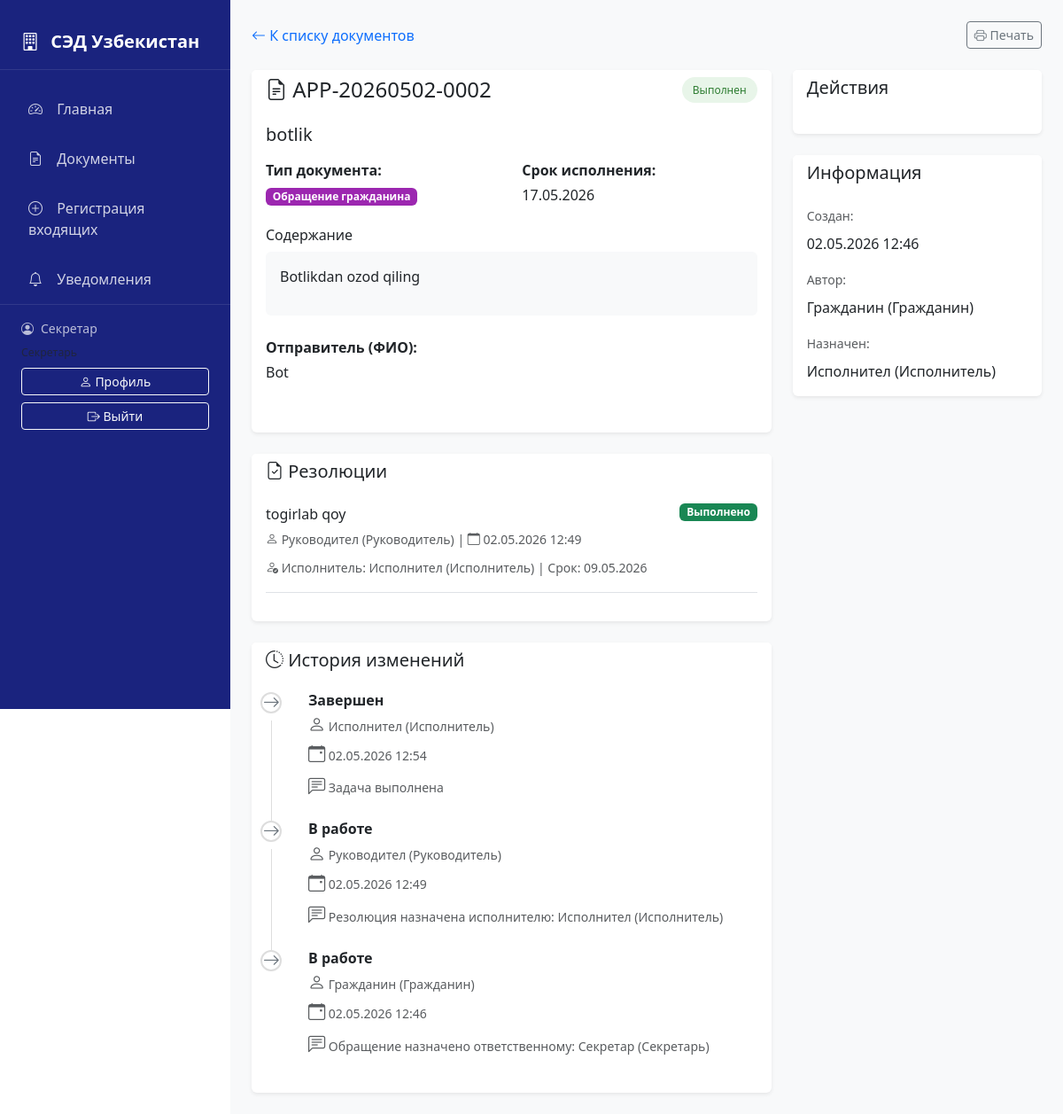
The app's page /documents/15/ (signed in) with its own data.
### documents/models.py (models this page shows, shortened)
class User(AbstractUser):
    ROLE_CHOICES = [
        ('citizen', 'Гражданин'),
        ('secretary', 'Секретарь'),
        ('head', 'Руководитель'),
        ('executor', 'Исполнитель'),
        ('admin', 'Администратор'),
    ]
    role = models.CharField(max_length=20, choices=ROLE_CHOICES, default='citizen')
    full_name = models.CharField(max_length=255, blank=True)
    phone = models.CharField(max_length=20, blank=True)
    department = models.ForeignKey(
        'Department',
        on_delete=models.SET_NULL,
        null=True,
        blank=True,
        related_name='users'
    )
    class Meta:
        verbose_name = 'Пользователь'
        verbose_name_plural = 'Пользователи'
    def __str__(self):
        return f"{self.username} ({self.get_role_display()})"
    def is_head(self):
        return self.role == 'head'
    def is_secretary(self):
        return self.role == 'secretary'
    def is_executor(self):
        return self.role == 'executor'
    def is_admin(self):
        return self.role == 'admin'
    def is_citizen(self):
        return self.role == 'citizen'

class Document(models.Model):
    DOC_TYPE_CHOICES = [
        ('IN', 'Входящий'),
        ('OUT', 'Исходящий'),
        ('INT', 'Внутренний'),
        ('APP', 'Обращение гражданина'),
    ]
    STATUS_CHOICES = [
        ('DRAFT', 'Черновик'),
        ('REGISTERED', 'Зарегистрирован'),
        ('SENT', 'Отправлен'),
        ('RECEIVED', 'Принят'),
        ('RESOLUTION', 'На резолюции'),
        ('IN_PROGRESS', 'В работе'),
        ('DONE', 'Выполнен'),
        ('OVERDUE', 'Просрочен'),
    ]
    reg_number = models.CharField(max_length=50, unique=True, blank=True)
    title = models.CharField(max_length=500)
    doc_type = models.CharField(max_length=10, choices=DOC_TYPE_CHOICES)
    content = models.TextField(blank=True)
    file = models.FileField(upload_to='documents/%Y/%m/', blank=True, null=True)
    status = models.CharField(max_length=20, choices=STATUS_CHOICES, default='DRAFT')
    created_at = models.DateTimeField(auto_now_add=True)
    updated_at = models.DateTimeField(auto_now=True)
    deadline = models.DateField(null=True, blank=True)
    author = models.ForeignKey(
        User,
        on_delete=models.SET_NULL,
        null=True,
        related_name='authored_documents'
    )
    assigned_to = models.ForeignKey(
        User,
        on_delete=models.SET_NULL,
        null=True,
        blank=True,
        related_name='assigned_documents'
    )
    sender_org = models.CharField(max_length=255, blank=True)
    sender_person = models.CharField(max_length=255, blank=True)
    destination_org = models.CharField(max_length=255, blank=True, help_text='Государственное учреждение-получатель')
    destination_department = models.ForeignKey(
        'Department',
        on_delete=models.SET_NULL,
        null=True,
        blank=True,
        related_name='received_documents',
        help_text='Отдел-получатель'
    )
    destination_person = models.ForeignKey(
        User,
        on_delete=models.SET_NULL,
        null=True,
        blank=True,
        related_name='received_appeals',
        help_text='Лицо, ответственное за обработку'
    )
    ACCEPTANCE_STATUS_CHOICES = [
        ('pending', 'В ожидании'),
        ('accepted', 'Принято'),
        ('rejected', 'Отклонено'),
    ]
    acceptance_status = models.CharField(
        max_length=20,
        choices=ACCEPTANCE_STATUS_CHOICES,
        default='pending',
        help_text='Статус приема входящего документа'
    )
    accepted_by = models.ForeignKey(
        User,
        on_delete=models.SET_NULL,
        null=True,
        blank=True,
        related_name='accepted_documents',
        help_text='Пользователь, принявший документ'
    )
    accepted_at = models.DateTimeField(null=True, blank=True)
    rejection_reason = models.TextField(blank=True, help_text='Причина отклонения документа')
    class Meta:
        verbose_name = 'Документ'
        verbose_name_plural = 'Документы'
        ordering = ['-created_at']
    def is_overdue(self):
        if self.deadline and self.status != 'DONE':
            return timezone.now().date() > self.deadline
        return False

class Resolution(models.Model):
    document = models.ForeignKey(
        Document,
        on_delete=models.CASCADE,
        related_name='resolutions'
    )
    author = models.ForeignKey(
        User,
        on_delete=models.SET_NULL,
        null=True,
        related_name='created_resolutions'
    )
    executor = models.ForeignKey(
        User,
        on_delete=models.SET_NULL,
        null=True,
        blank=True,
        related_name='assigned_resolutions'
    )
    text = models.TextField()
    due_date = models.DateField(null=True, blank=True)
    created_at = models.DateTimeField(auto_now_add=True)
    is_completed = models.BooleanField(default=False)
    completion_note = models.TextField(blank=True)
    completed_at = models.DateTimeField(null=True, blank=True)
    is_signed = models.BooleanField(default=False, help_text='Документ подписан ЭЦП')
    signed_by = models.ForeignKey(
        User,
        on_delete=models.SET_NULL,
        null=True,
        blank=True,
        related_name='signed_resolutions',
        help_text='Лицо, подписавшее документ'
    )
    signed_at = models.DateTimeField(null=True, blank=True)
    signature_data = models.TextField(blank=True, help_text='Данные цифровой подписи')
    class Meta:
        verbose_name = 'Резолюция'
        verbose_name_plural = 'Резолюции'
        ordering = ['-created_at']

class DocumentHistory(models.Model):
    ACTION_CHOICES = [
        ('CREATED', 'Создан'),
        ('REGISTERED', 'Зарегистрирован'),
        ('SENT', 'Отправлен'),
        ('RECEIVED', 'Получен'),
        ('ACCEPTED', 'Принят'),
        ('REJECTED', 'Отклонен'),
        ('IN_PROGRESS', 'В работе'),
        ('DONE', 'Завершен'),
    ]
    document = models.ForeignKey(
        Document,
        on_delete=models.CASCADE,
        related_name='history'
    )
    action = models.CharField(max_length=20, choices=ACTION_CHOICES, default='CREATED')
    performed_by = models.ForeignKey(
        User,
        on_delete=models.SET_NULL,
        null=True,
        blank=True,
        related_name='performed_actions'
    )
    notes = models.TextField(blank=True)
    created_at = models.DateTimeField(auto_now_add=True)
    class Meta:
        verbose_name = 'История документа'
        verbose_name_plural = 'История документов'
        ordering = ['-created_at']

### documents/views.py (the view)
# urls.py: path('documents/<int:pk>/', views.document_detail, name='document_detail'),
@login_required
def document_detail(request, pk):
    document = get_object_or_404(Document, pk=pk)
    resolutions = document.resolutions.all()
    history = document.history.all()
    context = {
        'document': document,
        'resolutions': resolutions,
        'history': history,
    }
    return render(request, 'documents/document_detail.html', context)

### templates/documents/document_detail.html (shortened to what this page needs)
{% extends 'base.html' %}
{% block content %}
<div class="mb-4">
  <div class="d-flex justify-content-between align-items-center">
    <a href="{% url 'document_list' %}" class="text-decoration-none">
      <i class="bi bi-arrow-left"></i> К списку документов
    </a>
    <div class="btn-group" role="group">
      <a href="{% url 'document_print' document.pk %}" class="btn btn-sm btn-outline-secondary" title="Печать">
        <i class="bi bi-printer"></i> Печать
      </a>
    </div>
  </div>
</div>
<div class="row">
  <div class="col-lg-8">
    <div class="card border-0 shadow-sm mb-4">
      <div class="card-header bg-white border-0">
        <div class="d-flex justify-content-between align-items-center">
          <h4 class="mb-0">
            <i class="bi bi-file-earmark-text"></i>
            {{ document.reg_number|default:"—" }}
          </h4>
          <span class="status-badge status-{{ document.status }}"
            >{{ document.get_status_display }}</span
          >
        </div>
      </div>
      <div class="card-body">
        <h5 class="mb-3">{{ document.title }}</h5>
        <div class="row mb-4">
          <div class="col-md-6">
            <p class="mb-1"><strong>Тип документа:</strong></p>
            <span
              class="badge bg-{% if document.doc_type == 'IN' %}primary{% elif document.doc_type == 'OUT' %}success{% elif document.doc_type == 'INT' %}warning{% else %}purple{% endif %}"
            >
              {{ document.get_doc_type_display }}
            </span>
          </div>
          <div class="col-md-6">
            <p class="mb-1"><strong>Срок исполнения:</strong></p>
            {% if document.deadline %}
            <span
              class="{% if document.is_overdue %}text-danger fw-bold{% endif %}"
            >
              {{ document.deadline|date:"d.m.Y" }}
            </span>
            {% else %} — {% endif %}
          </div>
        </div>
        {% if document.content %}
        <div class="mb-4">
          <h6>Содержание</h6>
          <div class="p-3 bg-light rounded">
            {{ document.content|linebreaks }}
          </div>
        </div>
        {% endif %}  {% if document.sender_org or document.sender_person %}
        <div class="row mb-4">
           {% if document.sender_person %}
          <div class="col-md-6">
            <p class="mb-1"><strong>Отправитель (ФИО):</strong></p>
            <p>{{ document.sender_person }}</p>
          </div>
          {% endif %}
        </div>
        {% endif %}
      </div>
    </div>
    {% if resolutions %}
    <div class="card border-0 shadow-sm mb-4">
      <div class="card-header bg-white border-0">
        <h5 class="mb-0"><i class="bi bi-file-earmark-check"></i> Резолюции</h5>
      </div>
      <div class="card-body">
        {% for resolution in resolutions %}
        <div class="border-bottom pb-3 mb-3">
          <div class="d-flex justify-content-between align-items-start">
            <div>
              <p class="mb-1">{{ resolution.text }}</p>
              <small class="text-muted">
                <i class="bi bi-person"></i> {{ resolution.author|default:"—" }}
                | <i class="bi bi-calendar"></i> {{ resolution.created_at|date:"d.m.Y H:i" }}
              </small>
            </div>
            {% if resolution.is_completed %}
            <span class="badge bg-success">Выполнено</span>
            {% else %}
            <span class="badge bg-warning text-dark">В работе</span>
            {% endif %}
          </div>
          {% if resolution.executor %}
          <div class="mt-2">
            <small class="text-muted">
              <i class="bi bi-person-check"></i> Исполнитель: {{ resolution.executor }}
              {% if resolution.due_date %} | Срок: {{ resolution.due_date|date:"d.m.Y" }} {% endif %}
            </small>
          </div>
          {% endif %}
        </div>
        {% endfor %}
      </div>
    </div>
    {% endif %}
    {% if history %}
    <div class="card border-0 shadow-sm">
      <div class="card-header bg-white border-0">
        <h5 class="mb-0"><i class="bi bi-clock-history"></i> История изменений</h5>
      </div>
      <div class="card-body">
        <div class="timeline">
          {% for entry in history %}
          <div class="timeline-item mb-4">
            <div class="d-flex align-items-start">
              <div class="timeline-marker">
                {% if entry.action == 'CREATED' %}
                <i class="bi bi-file-earmark-plus text-primary"></i>
                {% elif entry.action == 'REGISTERED' %}
                <i class="bi bi-check2-circle text-success"></i>
                {% elif entry.action == 'ACCEPTED' %}
                <i class="bi bi-check-circle text-success"></i>
                {% elif entry.action == 'REJECTED' %}
                <i class="bi bi-x-circle text-danger"></i>
                {% elif entry.action == 'ASSIGNED' %}
                <i class="bi bi-person-check text-info"></i>
                {% elif entry.action == 'COMPLETED' %}
                <i class="bi bi-check-all text-success"></i>
                {% else %}
                <i class="bi bi-arrow-right text-secondary"></i>
                {% endif %}
              </div>
              <div class="timeline-content ms-3">
                <h6 class="mb-1">
                  <strong>{{ entry.get_action_display }}</strong>
                </h6>
                <small class="text-muted d-block mb-1">
                  <i class="bi bi-person"></i> {{ entry.performed_by|default:"Система" }}
                </small>
                <small class="text-muted d-block">
                  <i class="bi bi-calendar-event"></i>
                  {{ entry.created_at|date:"d.m.Y H:i" }}
                </small>
                {% if entry.notes %}
                <p class="small mt-2 mb-0 text-muted">
                  <i class="bi bi-chat-left-text"></i> {{ entry.notes }}
                </p>
                {% endif %}
              </div>
            </div>
          </div>
          {% endfor %}
        </div>
      </div>
    </div>
    {% endif %}
  </div>
  <div class="col-lg-4">
    <div class="card border-0 shadow-sm mb-4">
      <div class="card-header bg-white border-0">
        <h5 class="mb-0">Действия</h5>
      </div>
      <div class="card-body">
      </div>
    </div>
    <div class="card border-0 shadow-sm">
      <div class="card-header bg-white border-0">
        <h5 class="mb-0">Информация</h5>
      </div>
      <div class="card-body">
        <p class="mb-2"><small class="text-muted">Создан:</small></p>
        <p class="mb-3">{{ document.created_at|date:"d.m.Y H:i" }}</p>
        <p class="mb-2"><small class="text-muted">Автор:</small></p>
        <p class="mb-3">{{ document.author|default:"—" }}</p>
        {% if document.assigned_to %}
        <p class="mb-2"><small class="text-muted">Назначен:</small></p>
        <p class="mb-0">{{ document.assigned_to }}</p>
        {% endif %}
      </div>
    </div>
  </div>
</div>
{% endblock %}

### templates/base.html (shortened to what this page needs)
<!doctype html>
<html lang="uz">
  <head>
    <link
      href="https://cdn.jsdelivr.net/npm/bootstrap@5.3.0/dist/css/bootstrap.min.css"
      rel="stylesheet"
    />
    <link
      rel="stylesheet"
      href="https://cdn.jsdelivr.net/npm/bootstrap-icons@1.11.0/font/bootstrap-icons.css"
    />
  </head>
  <body>
    <nav class="sidebar">
      <div class="brand">
        <i class="bi bi-building"></i>
        СЭД Узбекистан
      </div>
      <ul class="nav flex-column">
        <li class="nav-item">
          <a class="nav-link" href="{% url 'dashboard' %}">
            <i class="bi bi-speedometer2"></i> Главная
          </a>
        </li>
        {% if user.is_authenticated %}
        {% if user.is_secretary or user.is_head or user.is_admin %}
        <li class="nav-item">
          <a class="nav-link" href="{% url 'document_list' %}">
            <i class="bi bi-file-earmark-text"></i> Документы
          </a>
        </li>
        {% endif %}
        {% if user.is_secretary %}
        <li class="nav-item">
          <a class="nav-link" href="{% url 'register_incoming' %}">
            <i class="bi bi-plus-circle"></i> Регистрация входящих
          </a>
        </li>
        {% endif %}
        <li class="nav-item">
          <a class="nav-link" href="{% url 'notifications' %}">
            <i class="bi bi-bell"></i> Уведомления
          </a>
        </li>
        {% endif %}
      </ul>
      {% if user.is_authenticated %}
      <div class="user-info">
        <div class="d-flex align-items-center mb-2">
          <i class="bi bi-person-circle me-2"></i>
          <span>{{ user.username }}</span>
        </div>
        <div class="small text-muted mb-2">{{ user.get_role_display }}</div>
        <div class="d-grid gap-2">
          <a href="{% url 'user_profile' %}" class="btn btn-sm btn-outline-light">
            <i class="bi bi-person"></i> Профиль
          </a>
          <a href="{% url 'logout' %}" class="btn btn-sm btn-outline-light">
            <i class="bi bi-box-arrow-right"></i> Выйти
          </a>
        </div>
      </div>
      {% endif %}
    </nav>
    <main class="main-content">
      {% block content %}{% endblock %}
    </main>
  </body>
</html>

### records on screen
User: username "Секретар"
Document: reg_number "APP-20260502-0002", status "Выполнен", title "botlik", doc_type "Обращение гражданина", deadline "17.05.2026", content "Botlikdan ozod qiling", sender_person "Bot", created_at "02.05.2026 12:46", author "Гражданин (Гражданин)", assigned_to "Исполнител (Исполнитель)"
Resolution: text "togirlab qoy", author "Руководител (Руководитель)", created_at "02.05.2026 12:49", is_completed "Выполнено", executor "Исполнител (Исполнитель)", due_date "09.05.2026"
DocumentHistory: action "Завершен", performed_by "Исполнител (Исполнитель)", created_at "02.05.2026 12:54", notes "Задача выполнена"
DocumentHistory: action "В работе", performed_by "Руководител (Руководитель)", created_at "02.05.2026 12:49", notes "Резолюция назначена исполнителю: Исполнител (Исполнитель)"
DocumentHistory: action "В работе", performed_by "Гражданин (Гражданин)", created_at "02.05.2026 12:46", notes "Обращение назначено ответственному: Секретар (Секретарь)"
